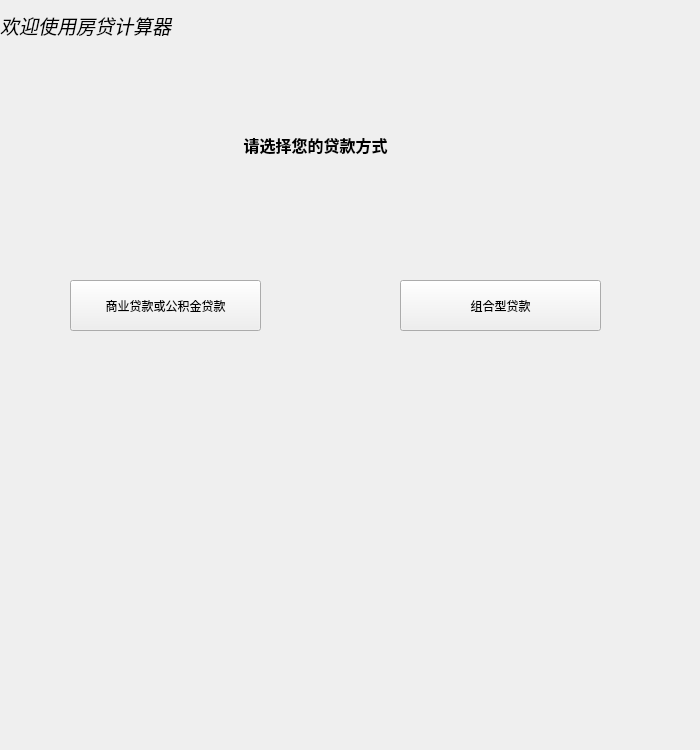
<?xml version="1.0" encoding="UTF-8"?>
<ui version="4.0">
 <class>MainWindow</class>
 <widget class="QMainWindow" name="MainWindow">
  <property name="geometry">
   <rect>
    <x>0</x>
    <y>0</y>
    <width>700</width>
    <height>750</height>
   </rect>
  </property>
  <property name="minimumSize">
   <size>
    <width>700</width>
    <height>750</height>
   </size>
  </property>
  <property name="maximumSize">
   <size>
    <width>700</width>
    <height>750</height>
   </size>
  </property>
  <property name="windowTitle">
   <string>MainWindow</string>
  </property>
  <property name="styleSheet">
   <string notr="true">
#MainWindow{
border-image:url(:/Image/1575271832099.jpg)}</string>
  </property>
  <widget class="QWidget" name="centralwidget">
   <widget class="QPushButton" name="btn_1">
    <property name="geometry">
     <rect>
      <x>70</x>
      <y>280</y>
      <width>191</width>
      <height>51</height>
     </rect>
    </property>
    <property name="styleSheet">
     <string notr="true">font: 11pt &quot;华文仿宋&quot;;</string>
    </property>
    <property name="text">
     <string>商业贷款或公积金贷款</string>
    </property>
   </widget>
   <widget class="QPushButton" name="btn_2">
    <property name="geometry">
     <rect>
      <x>400</x>
      <y>280</y>
      <width>201</width>
      <height>51</height>
     </rect>
    </property>
    <property name="styleSheet">
     <string notr="true">font: 11pt &quot;华文仿宋&quot;;</string>
    </property>
    <property name="text">
     <string>组合型贷款</string>
    </property>
   </widget>
   <widget class="QLabel" name="label">
    <property name="geometry">
     <rect>
      <x>0</x>
      <y>0</y>
      <width>261</width>
      <height>51</height>
     </rect>
    </property>
    <property name="text">
     <string>&lt;html&gt;&lt;head/&gt;&lt;body&gt;&lt;p&gt;&lt;span style=&quot; font-size:14pt; font-style:italic;&quot;&gt;欢迎使用房贷计算器&lt;/span&gt;&lt;/p&gt;&lt;/body&gt;&lt;/html&gt;</string>
    </property>
   </widget>
   <widget class="QLabel" name="label_2">
    <property name="geometry">
     <rect>
      <x>160</x>
      <y>130</y>
      <width>311</width>
      <height>31</height>
     </rect>
    </property>
    <property name="text">
     <string>&lt;html&gt;&lt;head/&gt;&lt;body&gt;&lt;p align=&quot;center&quot;&gt;&lt;span style=&quot; font-size:12pt; font-weight:600;&quot;&gt;请选择您的贷款方式&lt;/span&gt;&lt;/p&gt;&lt;/body&gt;&lt;/html&gt;</string>
    </property>
   </widget>
  </widget>
 </widget>
 <resources/>
 <connections/>
</ui>
